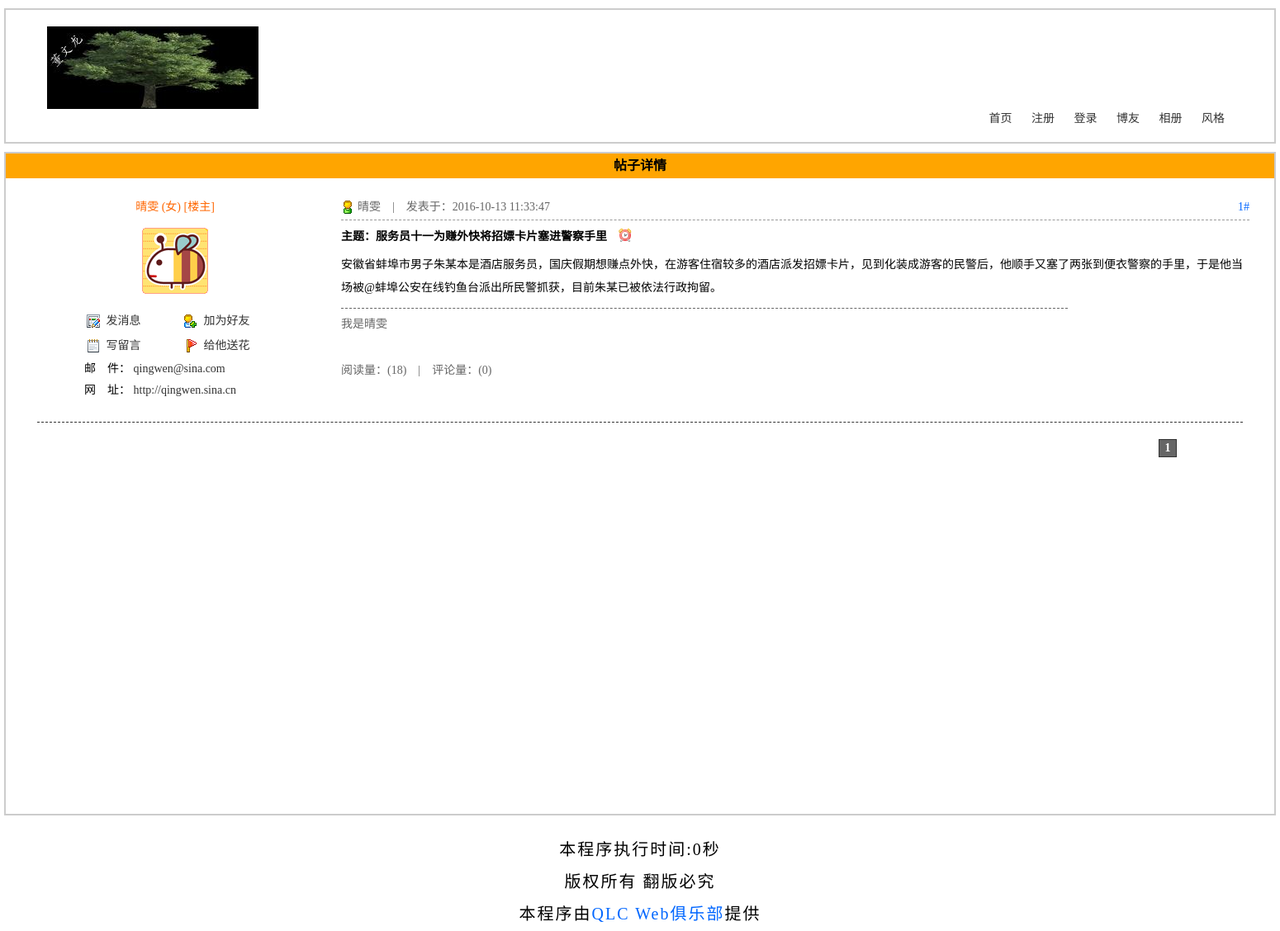
The app's page /article.php?id=16 with its own data.
### tables this page shows
CREATE TABLE `tg_article` (
  `tg_id` mediumint(8) UNSIGNED NOT NULL,
  `tg_reid` mediumint(8) UNSIGNED NOT NULL,
  `tg_username` varchar(20) NOT NULL,
  `tg_denyreply` tinyint(1) NOT NULL DEFAULT '1',
  `tg_type` tinyint(2) UNSIGNED NOT NULL,
  `tg_title` varchar(40) NOT NULL,
  `tg_content` text NOT NULL,
  `tg_readcount` smallint(5) UNSIGNED NOT NULL DEFAULT '0',
  `tg_commentcount` smallint(5) UNSIGNED NOT NULL DEFAULT '0',
  `tg_nice` tinyint(1) NOT NULL DEFAULT '0',
  `tg_last_modify` datetime NOT NULL,
  `tg_date` datetime NOT NULL
);

### includes/mysql.func.php (called while the page is built, shortened)
<?php
function _query($_sql) {
	if (!$_result=mysql_query($_sql)) {
		exit('SQL错误');
	}
	return $_result;
}
function _fetch_array($_sql) {
	return mysql_fetch_array(_query($_sql),MYSQL_ASSOC);
}
function _num_rows($_result) {
	return mysql_num_rows($_result);
}
?>

### article.php (the view, shortened to what this page needs)
 <?php
require dirname(__FILE__).'/includes/common.inc.php';
if (isset($_GET['id'])) {
	if (!!$_rows=_fetch_array("SELECT tg_id,tg_username,tg_denyreply,tg_type,tg_title,tg_content,tg_readcount,tg_commentcount,tg_nice,tg_last_modify,tg_date FROM tg_article WHERE tg_reid=0 AND tg_id='{$_GET['id']}'")) {
		$_html=array();
		$_html['reid']=$_rows['tg_id'];
		$_html['username_sub']=$_rows['tg_username'];
		$_html['denyreply']=$_rows['tg_denyreply'];
		$_html['type']=$_rows['tg_type'];
		$_html['title']=$_rows['tg_title'];
		$_html['content']=$_rows['tg_content'];
		$_html['readcount']=$_rows['tg_readcount'];
		$_html['commentcount']=$_rows['tg_commentcount'];
		$_html['nice']=$_rows['tg_nice'];
		$_html['last_modify_date']=$_rows['tg_last_modify'];
		$_html['date']=$_rows['tg_date'];
		if (!!$_rows=_fetch_array("SELECT tg_id,tg_face,tg_switch,tg_autograph,tg_email,tg_url,tg_sex FROM tg_user WHERE tg_username='{$_html['username_sub']}'")) {
			$_html['userid']=$_rows['tg_id'];
			$_html['face']=$_rows['tg_face'];
			$_html['switch']=$_rows['tg_switch'];
			$_html['autograph']=$_rows['tg_autograph'];
			$_html['email']=$_rows['tg_email'];
			$_html['url']=$_rows['tg_url'];
			$_html['sex']=$_rows['tg_sex'];
			$_html=_html($_html);
			$_id='id='.$_html['reid'].'&';
			if ($_html['switch']==1) {
				$_html['autograph_html']='<p class="autograph">'.$_html['autograph'].'</p>';
			}
			_page("SELECT tg_id FROM tg_article WHERE tg_reid='{$_html['reid']}'",$_system['article']);
		}
	} else {
		_alert_back('主题不存在');
	}
} else {
	_alert_back('非法操作');
}
?>
<!doctype html>
<html lang="zh-cn">
<head>
<?php require ROOT_PATH.'includes/title.inc.php';?>
</head>
<body>
<?php require ROOT_PATH.'includes/header.inc.php';?>
<div id="article">
	<h2>帖子详情</h2>
	<?php
		if ($_page==1) {
	?>
	<div id="subject">
	    <form method="post" name="sub">
			<dl>
				<dd class="user"><?php echo $_html['username_sub'];?> (<?php echo $_html['sex'];?>) [楼主]</dd>
				<dt><img src="<?php echo $_html['face'];?>" alt="<?php echo $_html['username_sub'];?>"></dt>
				<dd class="message"><a href="javascript:;" name="message" title="<?php echo $_html['userid'];?>">发消息</a></dd>
				<dd class="friend"><a href="javascript:;" name="friend" title="<?php echo $_html['userid'];?>">加为好友</a></dd>
				<?php
					if (!empty($_html['userid'])) {
				?>
				<dd class="guest"><a href="guest.php?id=<?php echo $_html['userid'];?>" name="guest" title="<?php echo $_html['userid'];?>">写留言</a></dd>
				<?php } else {?>
				<dd class="guest"><a href="javascript:;" name="guest" title="<?php echo $_html['userid'];?>">写留言</a></dd>
				<?php }?>
				<dd class="flower"><a href="javascript:;" name="flower" title="<?php echo $_html['userid'];?>">给他送花</a></dd>
				<dd class="email">邮　件： <a href="mailto:<?php echo $_html['email'];?>"><?php echo $_html['email'];?></a></dd>
				<dd class="url">网　址： <a href="<?php echo $_html['url'];?>" target="_blank"><?php echo $_html['url'];?></a></dd>
			</dl>
		</form>
		<div class="content">
			<div class="user">
				<span>
					<?php echo $_html['sub_modify'];?>　<?php echo $_html['sub_delete'];?>　1#
				</span>
				<?php echo $_html['username_sub'];?>　|　发表于：<?php echo $_html['date'];?>
			</div>
			<h3>主题：<?php echo $_html['title'];?>　<img src="images/icon<?php echo $_html['type'];?>.png" alt="icon">　<?php echo $_html['re'];?></h3>
			<div class="detail">
				<?php echo _ubb($_html['content']);?>
				<?php echo $_html['autograph_html'];?>
			</div>
			<div class="read">
				<p><?php echo $_html['last_modify_date_string'];?></p>
				阅读量：(<?php echo $_html['readcount'];?>)　|　评论量：(<?php echo $_html['commentcount'];?>)
			</div>
		</div>
	</div>
	<?php }?>
	<p class="line"></p>
	<?php
		_paging(1);
	?>
</div>
<?php require ROOT_PATH.'includes/footer.inc.php';?>
</body>
</html>

### includes/global.func.php (shortened to what this page needs)
<?php
function _html($_string) {
	if (is_array($_string)) {
		foreach ($_string as $key => $value) {
			$_string[$key]=_html($value);
		}
	} else {
		$_string= htmlspecialchars($_string);
	}
	return $_string;
}
function _page($_sql,$_size) {
	if (isset($_GET['page'])) {
		$_page=$_GET['page'];
		if (empty($_page) || $_page<=0 || !is_numeric($_page)) {
			$_page=1;
		} else {
			$_page=intval($_page);
		}
	} else {
		$_page=1;
	}
	$_pagesize=$_size;
	$_num=_num_rows(_query($_sql));
	if ($_num==0) {
		$_pageabsolute=1;
	} else {
		$_pageabsolute=ceil($_num/$_pagesize);
	}
}
function _paging($_type) {
	global $_pageabsolute,$_pagesize,$_num,$_pagenum,$_page,$_id;
	if ($_type == 1) {
		echo '	<div id="page_num">';
		echo '<ul>';
			for ($i=0;$i<$_pageabsolute;$i++) {
				if ($_page==($i+1)) {
					echo '<li><a href="'.SCRIPT.'.php?'.$_id.'page='.($i+1).'" class="selected">'.($i+1).'</a></li>';
				} else {
					echo '<li><a href="'.SCRIPT.'.php?'.$_id.'page='.($i+1).'">'.($i+1).'</a></li>';
				}
			}
		echo '</ul>';
		echo '</div>';
	} else {
		_paging(2);
	}
}
function _ubb($_string) {
	$_string=nl2br($_string);
	$_string=preg_replace('/\[size=(.*)\](.*)\[\/size\]/U','<span style="font-size:\1px">\2</span>',$_string);
	$_string=preg_replace('/\[b\](.*)\[\/b\]/U','<strong>\1</strong>',$_string);
	$_string=preg_replace('/\[i\](.*)\[\/i\]/U','<em>\1</em>',$_string);
	$_string=preg_replace('/\[u\](.*)\[\/u\]/U','<span style="text-decoration:underline">\1</span>',$_string);
	$_string=preg_replace('/\[s\](.*)\[\/s\]/U','<span style="text-decoration:line-through">\1</span>',$_string);
	$_string=preg_replace('/\[color=(.*)\](.*)\[\/color\]/U','<span style="color:\1">\2</span>',$_string);
	$_string=preg_replace('/\[url\](.*)\[\/url\]/U','<a href="\1" target="_blank">\1</a>',$_string);
	$_string=preg_replace('/\[email\](.*)\[\/email\]/U','<a href="mailto:\1">\1</a>',$_string);
	$_string=preg_replace('/\[img\](.*)\[\/img\]/U','<img src="\1" alt="图片">',$_string);
	$_string=preg_replace('/\[flash\](.*)\[\/flash\]/U','<embed style="width:480px;height:400px" src="\1">',$_string);
	return $_string;
}
?>

### styles/2/basic.css (style rules this page uses)
body,h1,h2,h3,p,form,ul,li,dl,dt,dd { padding: 0; margin: 0; }
body { width: 1540px; margin: 0 auto; font-size: 14px; }
ul { list-style-type: none; }
h2 { font-size: 16px; background: orange; height: 30px; line-height: 30px; text-indent: 10px; }
#page_num { height: 20px; clear: both; padding: 20px 0; position: relative; }
#page_num ul { position: absolute; right: 110px; height: 20px; }
#page_num ul li { float: left; width: 30px; height: 20px; }
#page_num ul li a { display: block; width: 20px; height: 20px; line-height: 20px; border: 1px solid #333; text-align: center; text-decoration: none; }
#page_num ul li a:hover,#page_num ul li a.selected { background: #666; font-weight: bold; color: #fff; }

### styles/2/article.css (style rules this page uses)
#article { width: auto; min-height: 800px; border: 2px solid #ccc; position: relative; }
#article h2 { text-indent: 0; text-align: center; }
#article #subject dl { width: 250px; padding: 20px 0 15px 80px; float: left; }
#article #subject dl dt { width: 250px; margin: 0 0 8px 0; }
#article #subject dl dt img { margin: 0 auto; display: block; }
#article #subject dl dd { height: 10px; line-height: 10px; text-align: center; width: 125px; float: left; }
#article #subject dl dd.email,#article #subject dl dd.url,#article #subject dl dd.deny { width: 300px; text-align: left; text-indent: 15px; padding: 8px 0; }
#article #subject dl dd a { text-decoration: none; color: #333; }
#article #subject dl dd.user { width: 250px; float: none; color: #f60; }
#article #subject dl dd.message { background: url(../../images/x1.gif) no-repeat 18px center; }
#article #subject dl dd.friend { background: url(../../images/x2.gif) no-repeat 10px center; }
#article #subject dl dd.guest { background: url(../../images/x3.gif) no-repeat 18px center; }
#article #subject dl dd.flower { background: url(../../images/x4.gif) no-repeat 10px center; }
#article div.content { float: right; width: 1100px; padding: 20px 30px 0 0; }
#article div.content .user { height: 30px; line-height: 30px; background: url(../../images/member.gif) no-repeat left center; border-bottom: 1px dashed #999; color: #666; padding: 0 0 0 20px; }
#article div.content .user span { float: right; color: #06f; }
#article div.content h3 { font-size: 14px; height: 40px; line-height: 40px; }
#article div.content h3 img { position: relative; top: 2px; }
#article div.content .detail { line-height: 200%; font-size: 14px; }
#article div.content .detail p.autograph { color: #666; border-top: 1px dashed #666; margin: 10px 0; padding: 5px 0 0 0; width: 80%; }
#article div.content .read { font-size: 14px; color: #666; padding: 10px 0 0 0; }
#article div.content .read p { padding: 0 0 10px 0; text-align: right; }
#article p.line { width: 95%; margin: 0 auto; clear: both; height: 10px; border-bottom: 1px dashed #333; }
#article dl { width: 700px; margin: 0 auto; position: relative; }
#article dl dt { text-align: center; padding: 10px 0; font-weight: bold; }
#article dl dd { padding: 10px 0; }

### records on screen
tg_article: tg_username "晴雯", tg_date "2016-10-13 11:33:47", tg_title "服务员十一为赚外快将招嫖卡片塞进警察手里", tg_content "安徽省蚌埠市男子朱某本是酒店服务员，国庆假期想赚点外快，在游客住宿较多的酒店派发招嫖卡片，见到化装成游客的民警后，他顺手又塞了两张到便衣警察的手里，于是他当场被@蚌埠公安在线钓鱼台派出所民警抓获，目前朱某已被依法行政拘留。", tg_readcount "18"

### other values on screen
$_html['sex'] "女"
$_html['email'] "qingwen@sina.com"
$_html['url'] "http://qingwen.sina.cn"
$_html['autograph'] "我是晴雯"
$_html['commentcount'] "0"
_runtime()-START_TIME "0"
